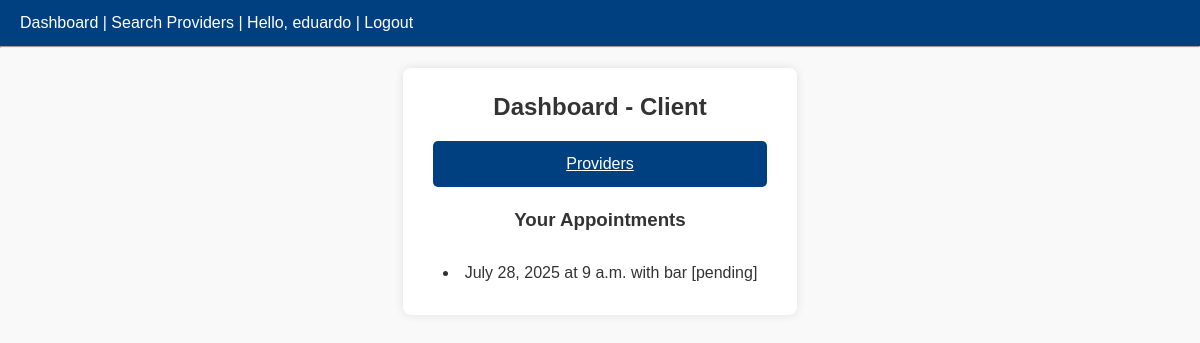
The app's page /dashboard/ (signed in), older data.
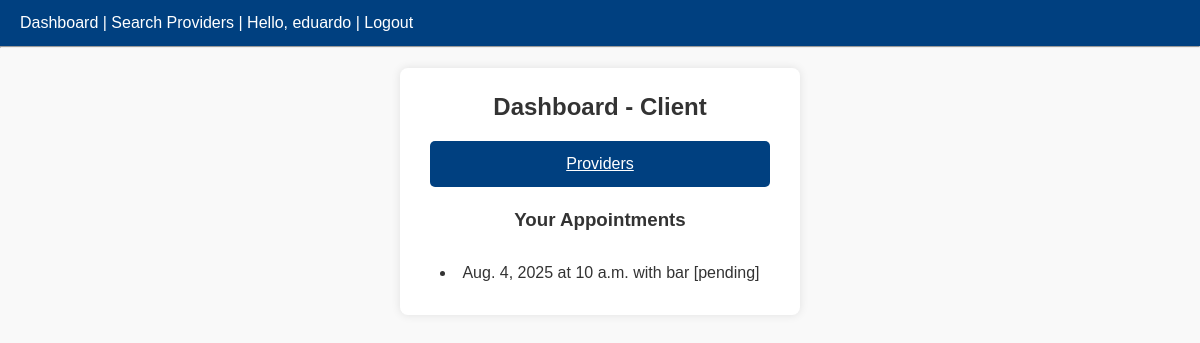
The same page, newer data.
### core/models.py (models this page shows, shortened)
class Appointment(models.Model):
    provider = models.ForeignKey(ServiceProvider, on_delete=models.CASCADE, related_name="appointments")
    client = models.ForeignKey(User, on_delete=models.CASCADE, related_name="bookings")
    date = models.DateField()
    time = models.TimeField()
    status = models.CharField(max_length=20, choices=[
        ("pending", "Pending"),
        ("confirmed", "Confirmed"),
        ("cancelled", "Cancelled")
    ], default="pending")
    created_at = models.DateTimeField(auto_now_add=True)
    class Meta:
        unique_together = ['provider', 'date', 'time']

class ServiceProvider(models.Model):
    user = models.OneToOneField(User, on_delete=models.CASCADE)
    bio = models.TextField(blank=True)
    available_days = models.JSONField(default=dict)  # {"monday": ["09:00", "10:00"]}

### core/views.py (the view)
# urls.py: path('dashboard/', views.dashboard, name='dashboard'),
@login_required
def dashboard(request):
    try:
        provider = request.user.serviceprovider
        appointments = provider.appointments.all().order_by("date", "time")
        return render(request, "core/dashboard_provider.html", {
            "appointments": appointments
        })
    except ServiceProvider.DoesNotExist:
        appointments = request.user.bookings.all().order_by("date", "time")
        return render(request, "core/dashboard_client.html", {
            "appointments": appointments
        })

### core/templates/core/dashboard_client.html
{% extends "core/base.html" %}
{% block content %}
<div class="container">
<h2>Dashboard - Client</h2>
<a href="{% url 'provider_list' %}" class="button">Providers</a>
<h3>Your Appointments</h3>
<ul>
    {% for a in appointments %}
        <li>{{ a.date }} at {{ a.time }} with {{ a.provider.user.username }} [{{ a.status }}]</li>
    {% empty %}
        <li>You haven't scgeduled anything yet</li>
    {% endfor %}
</ul>
</div>
{% endblock %}

Row changes from the older to the newer data that the page shows:
removed Appointment: date "July 28, 2025", time "9 a.m.", provider.user.username "bar", status "pending"
added Appointment: date "Aug. 4, 2025", time "10 a.m.", provider.user.username "bar", status "pending"
